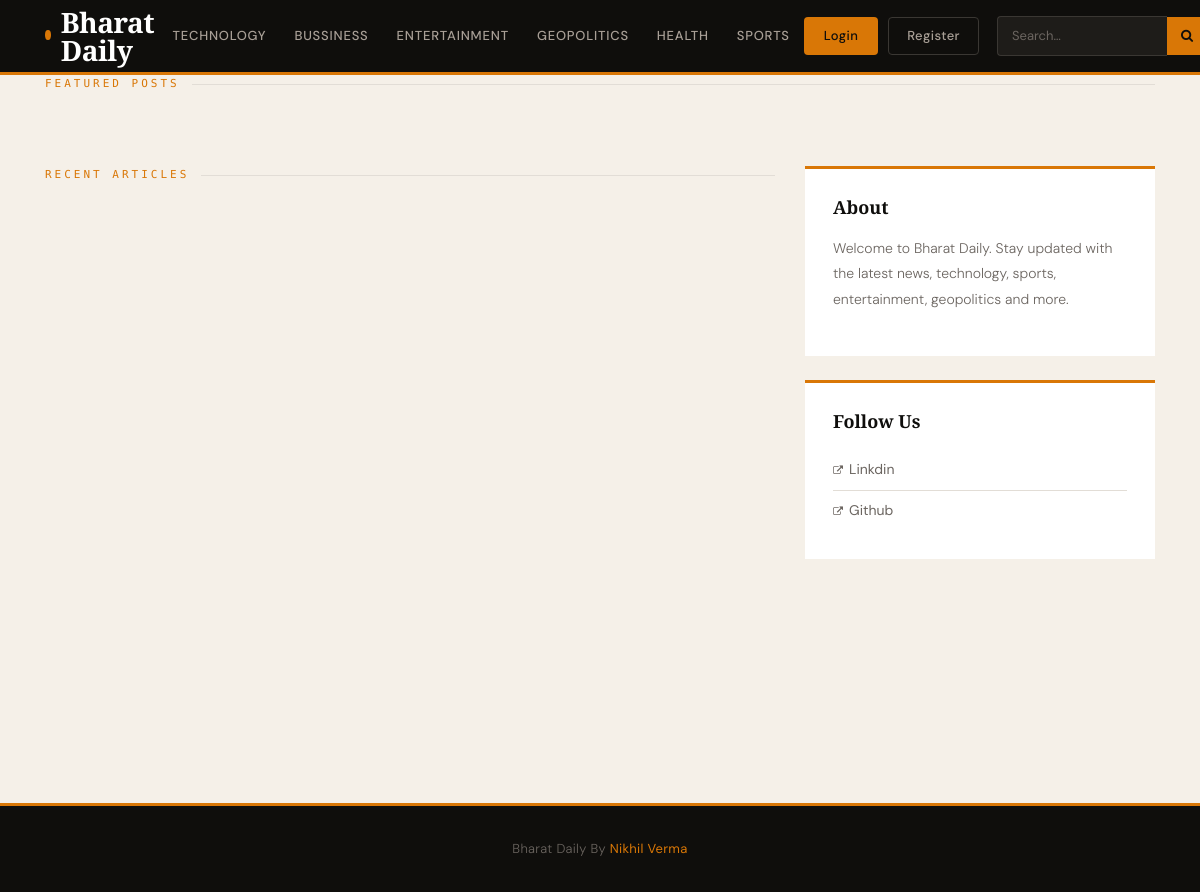
The page / on the database its author committed.
### blog/models.py (models this page shows, shortened)
class Category(models.Model):
    category_name=models.CharField(max_length=50,unique=True)
    created_at=models.DateTimeField(auto_now_add=True)
    updated_at=models.DateTimeField(auto_now=True)
    class Meta:
        verbose_name_plural = 'categories'

class SocialLink(models.Model):
    platform=models.CharField(max_length=50)
    link = models.URLField(max_length=100)
    created_at= models.DateTimeField(auto_now_add=True)
    updated_at = models.DateTimeField(auto_now=True)

### blog_main/views.py (the view)
# urls.py: 2. Add a URL to urlpatterns:  path('', views.home, name='home')
def home(request):
    featured_posts = Blog.objects.filter(featured=True).order_by('-updated_at')
    posts = Blog.objects.filter(featured=False)
    context = {
        'featured_posts':featured_posts,
        'posts':posts
    }
    return render(request,'home.html',context)

### blog/context_processor.py (called while the page is built)
def get_categories(request):
      categories = Category.objects.all()
      return dict(categories=categories)

def get_social_link(request):
      social_link = SocialLink.objects.all()
      return dict(social_link=social_link)

### templates/home.html (shortened to what this page needs)
{% extends 'base.html' %}
{% block content %}
<div class="section-label mb-4">Featured Posts</div>
<div class="row mt-2">
    <div class="col-lg-8 mb-5">
        <div class="section-label">Recent Articles</div>
    </div>
    <div class="col-lg-4">
        <div class="sidebar-widget">
            <h4>About</h4>
            <p>Welcome to Bharat Daily. Stay updated with the latest news, technology, sports, entertainment, geopolitics and more.</p>
        </div>
        {% if social_link %}
        <div class="sidebar-widget">
            <h4>Follow Us</h4>
            <ul>
                {% for link in social_link %}
                <li><a href="{{ link.link }}" target="_blank">
                    <i class="fa fa-external-link" style="font-size:10px; margin-right:6px;"></i>{{ link.platform }}
                </a></li>
                {% endfor %}
            </ul>
        </div>
        {% endif %}
    </div>
</div>
{% endblock %}

### templates/base.html (shortened to what this page needs)
{% load static %}
<!DOCTYPE html>
<html lang="en">
<head>
    <link rel="stylesheet" href="https://stackpath.bootstrapcdn.com/bootstrap/4.5.2/css/bootstrap.min.css">
    <link rel="stylesheet" href="https://cdnjs.cloudflare.com/ajax/libs/font-awesome/4.7.0/css/font-awesome.min.css">
</head>
<body>
    <header class="main-header">
        <div class="container">
            <div class="header-inner">
                <a class="logo" href="/">
                    <span class="logo-dot"></span>
                    Bharat Daily
                </a>
                <ul class="nav-cats d-none d-lg-flex">
                    {% for cat in categories %}
                    <li>
                        <a href="{% url 'posts_by_category' cat.id %}">{{ cat.category_name }}</a>
                    </li>
                    {% endfor %}
                </ul>
                <div class="nav-actions">
                    {% if user.is_authenticated %}
                        <a class="btn-dashboard" href="{% url 'dashboard' %}">Dashboard</a>
                        <a class="btn-auth-logout" href="{% url 'logout' %}">Logout</a>
                    {% else %}
                        <a class="btn-auth-login" href="{% url 'login' %}">Login</a>
                        <a class="btn-auth-register" href="{% url 'register' %}">Register</a>
                    {% endif %}
                    <form action="{% url 'search' %}" method="get" class="search-form ml-2">
                        <input type="search" class="search-input" placeholder="Search…" name="keyword">
                        <button type="submit" class="search-btn"><i class="fa fa-search"></i></button>
                    </form>
                </div>
            </div>
        </div>
    </header>
    <div class="page-wrapper">
        <div class="container">
            {% block content %}{% endblock %}
        </div>
    </div>
    <footer>
        <div class="container">
            <p>Bharat Daily By <strong>Nikhil Verma</strong></p>
        </div>
    </footer>
</body>
</html>

### templates/base.html (style rules this page uses)
:root { --ink: #0f0e0c; --cream: #f5f0e8; --amber: #d97706; --amber-light: #fbbf24; --muted: #6b6560; --border: #e2ddd6; --white: #ffffff; --card-bg: #ffffff; --surface: #faf8f5; }
* { margin: 0; padding: 0; box-sizing: border-box; }
body { background: var(--cream); color: var(--ink); font-family: 'DM Sans', sans-serif; font-weight: 300; line-height: 1.7; }
.main-header { background: var(--ink); position: sticky; top: 0; z-index: 1000; border-bottom: 3px solid var(--amber); }
.header-inner { display: flex; align-items: center; justify-content: space-between; padding: 0 0; min-height: 72px; }
.logo { font-family: 'Playfair Display', serif; font-size: 28px; font-weight: 900; color: var(--white) !important; text-decoration: none !important; letter-spacing: -0.5px; display: flex; align-items: center; gap: 10px; line-height: 1; }
.logo-dot { width: 10px; height: 10px; background: var(--amber); border-radius: 50%; display: inline-block; margin-bottom: 2px; }
.nav-cats { display: flex; align-items: center; gap: 0; list-style: none; margin: 0; padding: 0; }
.nav-cats li a { color: #a89f96 !important; font-size: 13px; font-weight: 500; text-decoration: none; letter-spacing: 0.8px; text-transform: uppercase; padding: 24px 14px; display: block; transition: color 0.2s, background 0.2s; border-bottom: 3px solid transparent; margin-bottom: -3px; }
.nav-actions { display: flex; align-items: center; gap: 10px; }
.btn-auth-login { background: var(--amber); color: var(--ink) !important; font-size: 13px; font-weight: 500; padding: 8px 20px; border-radius: 4px; text-decoration: none; letter-spacing: 0.4px; transition: background 0.2s; border: none; }
.btn-auth-register { background: transparent; color: #a89f96 !important; font-size: 13px; font-weight: 500; padding: 7px 18px; border-radius: 4px; text-decoration: none; letter-spacing: 0.4px; border: 1px solid #3a3733; transition: all 0.2s; }
.search-form { display: flex; align-items: center; }
.search-input { background: #1e1c19; border: 1px solid #3a3733; border-right: none; color: var(--white); font-size: 13px; font-family: 'DM Sans', sans-serif; padding: 8px 14px; border-radius: 4px 0 0 4px; width: 170px; outline: none; transition: border-color 0.2s; }
.search-input::placeholder { color: #6b6560; }
.search-btn { background: var(--amber); border: none; color: var(--ink); padding: 8px 14px; border-radius: 0 4px 4px 0; cursor: pointer; transition: background 0.2s; font-size: 13px; }
.page-wrapper { min-height: calc(100vh - 72px - 80px); }
.section-label { font-family: 'DM Mono', monospace; font-size: 11px; font-weight: 500; color: var(--amber); letter-spacing: 3px; text-transform: uppercase; display: flex; align-items: center; gap: 12px; margin-bottom: 24px; }
.section-label::after { content: ''; flex: 1; height: 1px; background: var(--border); }
.sidebar-widget { background: var(--card-bg); padding: 28px; margin-bottom: 24px; border-top: 3px solid var(--amber); }
.sidebar-widget h4 { font-family: 'Playfair Display', serif; font-size: 18px; font-weight: 700; margin-bottom: 18px; color: var(--ink); }
.sidebar-widget ul { list-style: none; padding: 0; margin: 0; }
.sidebar-widget ul li { padding: 8px 0; border-bottom: 1px solid var(--border); font-size: 14px; }
.sidebar-widget ul li:last-child { border-bottom: none; }
.sidebar-widget ul li a { color: var(--muted); text-decoration: none; transition: color 0.2s; font-weight: 400; }
.sidebar-widget p { font-size: 14px; color: var(--muted); line-height: 1.8; }
footer { background: var(--ink); color: #6b6560; text-align: center; padding: 32px 0; margin-top: 80px; border-top: 3px solid var(--amber); }
footer p { font-size: 13px; margin: 0; letter-spacing: 0.3px; }
footer strong { color: var(--amber); }

### rows shown on the page
Category: category_name "TECHNOLOGY"
Category: category_name "BUSSINESS"
Category: category_name "ENTERTAINMENT"
Category: category_name "GEOPOLITICS"
Category: category_name "HEALTH"
Category: category_name "SPORTS"
SocialLink: platform "Linkdin"
SocialLink: platform "Github"
